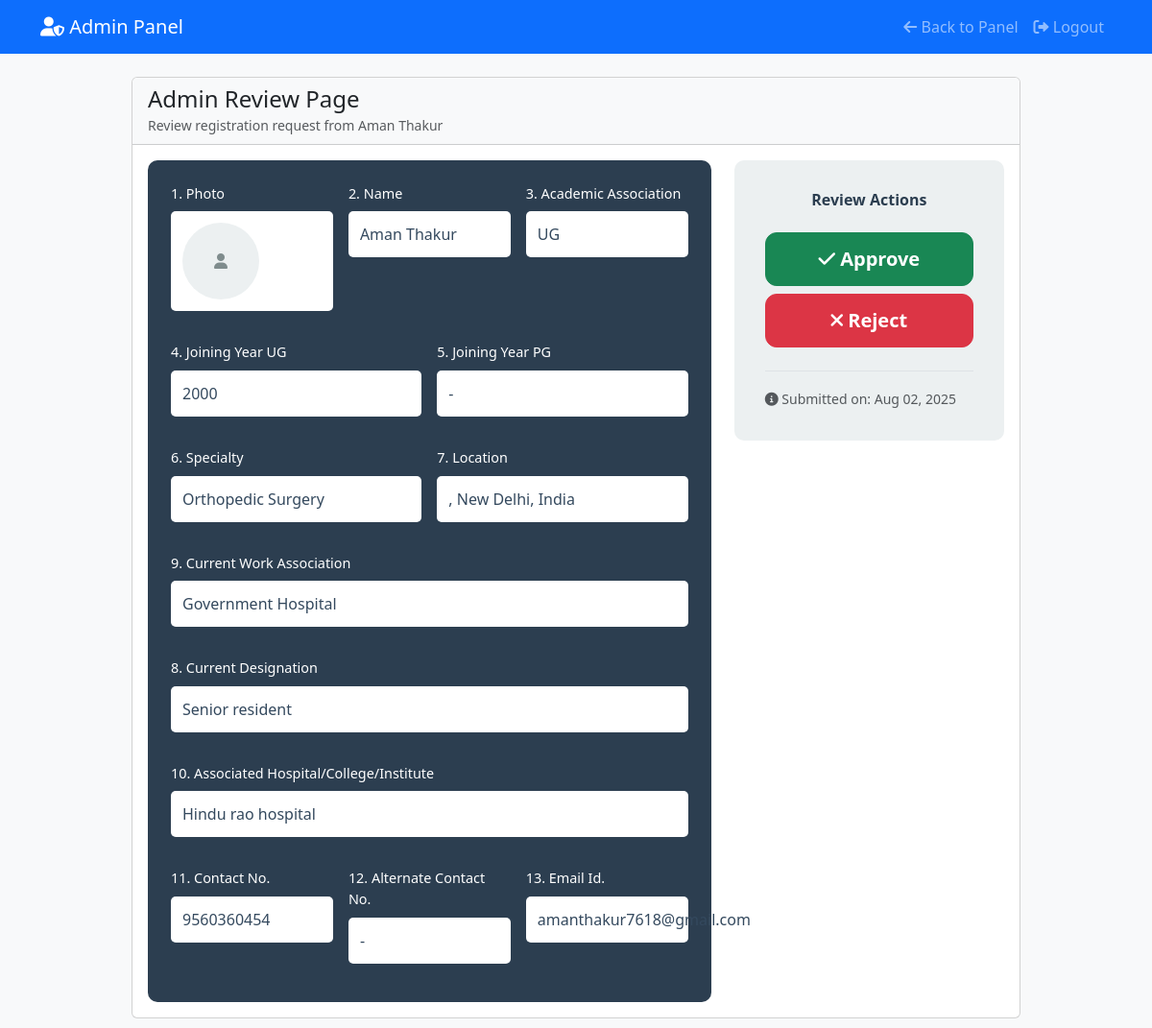
Page /admin-review/1/ (signed in) on the committed database.
### alumni/models.py (models this page shows, shortened)
class Alumni(models.Model):
    STATUS_CHOICES = [
        ('pending', 'Pending'),
        ('approved', 'Approved'),
        ('rejected', 'Rejected'),
    ]
    user = models.OneToOneField(User, on_delete=models.CASCADE, null=True, blank=True)
    photo = models.ImageField(upload_to='alumni_photos/', null=True, blank=True)
    name = models.CharField(max_length=200)
    email = models.EmailField()
    academic_association = models.CharField(max_length=200)
    joining_year_ug = models.IntegerField()
    joining_year_pg = models.IntegerField(null=True, blank=True)
    specialty = models.CharField(max_length=200)
    country = models.CharField(max_length=100)
    state = models.CharField(max_length=100)
    city = models.CharField(max_length=100)
    current_work_association = models.CharField(max_length=200)
    current_designation = models.CharField(max_length=200)
    associated_hospital = models.CharField(max_length=200)
    phone_regex = RegexValidator(regex=r'^\+?1?\d{9,15}$', message="Phone number must be entered in the format: '+999999999'. Up to 15 digits allowed.")
    contact_number = models.CharField(validators=[phone_regex], max_length=17)
    alternate_contact = models.CharField(validators=[phone_regex], max_length=17, null=True, blank=True)
    status = models.CharField(max_length=20, choices=STATUS_CHOICES, default='pending')
    is_verified = models.BooleanField(default=False)
    created_at = models.DateTimeField(auto_now_add=True)
    updated_at = models.DateTimeField(auto_now=True)
    class Meta:
        verbose_name_plural = "Alumni"
        ordering = ['-created_at']

### alumni/views.py (the view)
# urls.py: path('admin-review/<int:alumni_id>/', views.admin_review_view, name='admin_review'),
@login_required
def admin_review_view(request, alumni_id):
    if not request.user.is_superuser:
        messages.error(request, 'Access denied')
        return redirect('alumni:login')
    alumni = get_object_or_404(Alumni, id=alumni_id)
    return render(request, 'alumni/admin_review.html', {'alumni': alumni})

### templates/alumni/admin_review.html (shortened to what this page needs)
{% extends 'base.html' %}
{% load static %}
{% block navbar %}
<nav class="navbar navbar-expand-lg navbar-dark bg-primary">
    <div class="container">
        <a class="navbar-brand" href="{% url 'alumni:admin_panel' %}">
            <i class="fas fa-user-shield"></i> Admin Panel
        </a>
        <div class="navbar-nav ms-auto">
            <a class="nav-link" href="{% url 'alumni:admin_panel' %}">
                <i class="fas fa-arrow-left"></i> Back to Panel
            </a>
            <a class="nav-link" href="{% url 'alumni:admin_logout' %}">
                <i class="fas fa-sign-out-alt"></i> Logout
            </a>
        </div>
    </div>
</nav>
{% endblock %}
{% block content %}
<div class="container py-4">
    <div class="row justify-content-center">
        <div class="col-lg-10">
            <div class="card">
                <div class="card-header bg-light">
                    <h4 class="mb-0">Admin Review Page</h4>
                    <small class="text-muted">Review registration request from {{ alumni.name }}</small>
                </div>
                <div class="card-body">
                    <div class="row">
                        <div class="col-lg-8">
                            <div class="review-form">
                                <div class="row g-3">
                                    <div class="col-md-4">
                                        <label class="review-label">1. Photo</label>
                                        <div class="review-field">
                                            {% if alumni.photo %}
                                                <img src="{{ alumni.photo.url }}" alt="{{ alumni.name }}" class="review-photo">
                                            {% else %}
                                                <div class="review-photo-placeholder">
                                                    <i class="fas fa-user"></i>
                                                </div>
                                            {% endif %}
                                        </div>
                                    </div>
                                    <div class="col-md-4">
                                        <label class="review-label">2. Name</label>
                                        <div class="review-field">{{ alumni.name }}</div>
                                    </div>
                                    <div class="col-md-4">
                                        <label class="review-label">3. Academic Association</label>
                                        <div class="review-field">{{ alumni.academic_association }}</div>
                                    </div>
                                    <div class="col-md-6">
                                        <label class="review-label">4. Joining Year UG</label>
                                        <div class="review-field">{{ alumni.joining_year_ug }}</div>
                                    </div>
                                    <div class="col-md-6">
                                        <label class="review-label">5. Joining Year PG</label>
                                        <div class="review-field">{{ alumni.joining_year_pg|default:"-" }}</div>
                                    </div>
                                    <div class="col-md-6">
                                        <label class="review-label">6. Specialty</label>
                                        <div class="review-field">{{ alumni.specialty }}</div>
                                    </div>
                                    <div class="col-md-6">
                                        <label class="review-label">7. Location</label>
                                        <div class="review-field">{{ alumni.city }}, {{ alumni.state }}, {{ alumni.country }}</div>
                                    </div>
                                    <div class="col-12">
                                        <label class="review-label">9. Current Work Association</label>
                                        <div class="review-field">{{ alumni.current_work_association }}</div>
                                    </div>
                                    <div class="col-12">
                                        <label class="review-label">8. Current Designation</label>
                                        <div class="review-field">{{ alumni.current_designation }}</div>
                                    </div>
                                    <div class="col-12">
                                        <label class="review-label">10. Associated Hospital/College/Institute</label>
                                        <div class="review-field">{{ alumni.associated_hospital }}</div>
                                    </div>
                                    <div class="col-md-4">
                                        <label class="review-label">11. Contact No.</label>
                                        <div class="review-field">{{ alumni.contact_number }}</div>
                                    </div>
                                    <div class="col-md-4">
                                        <label class="review-label">12. Alternate Contact No.</label>
                                        <div class="review-field">{{ alumni.alternate_contact|default:"-" }}</div>
                                    </div>
                                    <div class="col-md-4">
                                        <label class="review-label">13. Email Id.</label>
                                        <div class="review-field">{{ alumni.email }}</div>
                                    </div>
                                </div>
                            </div>
                        </div>
                        <div class="col-lg-4">
                            <div class="action-panel">
                                <div class="action-content">
                                    <h6 class="action-title mb-4">Review Actions</h6>
                                    <div class="d-grid gap-2">
                                        <button type="button" class="btn btn-success btn-lg"
                                                onclick="performAction('approve')">
                                            <i class="fas fa-check"></i> Approve
                                        </button>
                                        <button type="button" class="btn btn-danger btn-lg"
                                                onclick="performAction('reject')">
                                            <i class="fas fa-times"></i> Reject
                                        </button>
                                    </div>
                                    <div class="mt-4 pt-3 border-top">
                                        <small class="text-muted">
                                            <i class="fas fa-info-circle"></i>
                                            Submitted on: {{ alumni.created_at|date:"M d, Y" }}
                                        </small>
                                    </div>
                                </div>
                            </div>
                        </div>
                    </div>
                </div>
            </div>
        </div>
    </div>
</div>
{% endblock %}

### static/css/style.css (style rules this page uses)
:root { --primary-blue: #2c3e50; --secondary-blue: #34495e; --accent-orange: #f39c12; --light-blue: #3498db; --success-green: #27ae60; --danger-red: #e74c3c; --warning-yellow: #f1c40f; --light-gray: #ecf0f1; --dark-gray: #7f8c8d; }
body { font-family: 'Segoe UI', Tahoma, Geneva, Verdana, sans-serif; background-color: #f8f9fa; }
.review-form { background: var(--primary-blue); padding: 1.5rem; border-radius: 10px; }
.review-label { color: white; font-weight: 500; font-size: 0.9rem; margin-bottom: 0.5rem; display: block; }
.review-field { background: white; padding: 0.75rem; border-radius: 5px; color: var(--secondary-blue); margin-bottom: 1rem; min-height: 45px; display: flex; align-items: center; }
.review-photo-placeholder { width: 80px; height: 80px; border-radius: 50%; background: var(--light-gray); display: flex; align-items: center; justify-content: center; color: var(--dark-gray); }
.action-panel { background: var(--light-gray); padding: 2rem; border-radius: 10px; height: fit-content; }
.action-title { color: var(--primary-blue); font-weight: 600; text-align: center; }
.btn { border-radius: 12px; font-weight: 600; padding: 12px 24px; transition: all 0.3s ease; position: relative; overflow: hidden; }
.btn::before { content: ''; position: absolute; top: 0; left: -100%; width: 100%; height: 100%; background: linear-gradient(90deg, transparent, rgba(255, 255, 255, 0.2), transparent); transition: left 0.5s; }
.card { animation: fadeIn 0.6s ease-out; transition: all 0.3s ease; }

### rows in the picture
Alumni: name "Aman Thakur", academic_association "UG", joining_year_ug "2000", joining_year_pg "-", specialty "Orthopedic Surgery", state "New Delhi", country "India", current_work_association "Government Hospital", current_designation "Senior resident", associated_hospital "Hindu rao hospital", contact_number "9560360454", alternate_contact "-", email "amanthakur7618@gmail.com", created_at "Aug 02, 2025"
